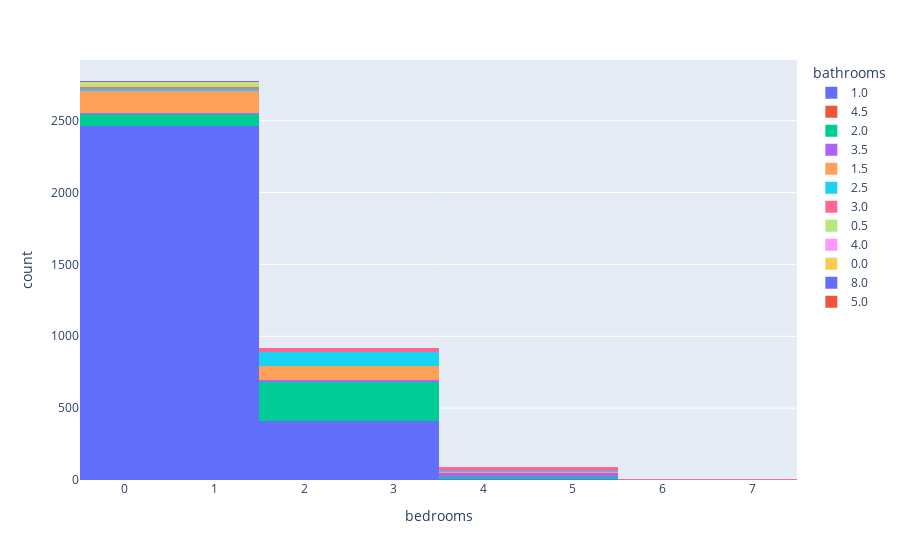

The notebook cell saved with this chart:
### Code cell
px.histogram(beds_baths.dropna(), x="bedrooms", color="bathrooms", nbins=5)

### Figure 1 — Plotly figure (JSON) as saved in the notebook; plotly's stock layout.template omitted (floating-point values rounded to 4 significant figures; data arrays with more than 128 entries replaced by an {"elided": "..."} marker saying what was removed)
{"data": [{"alignmentgroup": "True", "bingroup": "x", "hovertemplate": "bathrooms=1.0<br>bedrooms=%{x}<br>count=%{y}<extra></extra>", "legendgroup": "1.0", "marker": {"color": "#636efa"}, "name": "1.0", "nbinsx": 5, "offsetgroup": "1.0", "orientation": "v", "showlegend": true, "type": "histogram", "x": {"elided": "2876 int values"}, "xaxis": "x", "yaxis": "y"}, {"alignmentgroup": "True", "bingroup": "x", "hovertemplate": "bathrooms=4.5<br>bedrooms=%{x}<br>count=%{y}<extra></extra>", "legendgroup": "4.5", "marker": {"color": "#EF553B"}, "name": "4.5", "nbinsx": 5, "offsetgroup": "4.5", "orientation": "v", "showlegend": true, "type": "histogram", "x": [5, 1, 5], "xaxis": "x", "yaxis": "y"}, {"alignmentgroup": "True", "bingroup": "x", "hovertemplate": "bathrooms=2.0<br>bedrooms=%{x}<br>count=%{y}<extra></extra>", "legendgroup": "2.0", "marker": {"color": "#00cc96"}, "name": "2.0", "nbinsx": 5, "offsetgroup": "2.0", "orientation": "v", "showlegend": true, "type": "histogram", "x": {"elided": "373 int values"}, "xaxis": "x", "yaxis": "y"}, {"alignmentgroup": "True", "bingroup": "x", "hovertemplate": "bathrooms=3.5<br>bedrooms=%{x}<br>count=%{y}<extra></extra>", "legendgroup": "3.5", "marker": {"color": "#ab63fa"}, "name": "3.5", "nbinsx": 5, "offsetgroup": "3.5", "orientation": "v", "showlegend": true, "type": "histogram", "x": [6, 5, 4, 5, 4, 3, 4, 3, 3, 4, 3, 5, 4, 5, 3, 4, 4, 3, 4, 3, 5, 5, 5, 3, 3, 3, 3, 5, 5, 1, 1, 4, 3, 3, 4, 5, 4, 4, 5, 4, 4, 3, 4, 5, 3, 1, 1, 1, 1, 6, 1, 1, 1, 1, 1, 3, 4], "xaxis": "x", "yaxis": "y"}, {"alignmentgroup": "True", "bingroup": "x", "hovertemplate": "bathrooms=1.5<br>bedrooms=%{x}<br>count=%{y}<extra></extra>", "legendgroup": "1.5", "marker": {"color": "#FFA15A"}, "name": "1.5", "nbinsx": 5, "offsetgroup": "1.5", "orientation": "v", "showlegend": true, "type": "histogram", "x": {"elided": "248 int values"}, "xaxis": "x", "yaxis": "y"}, {"alignmentgroup": "True", "bingroup": "x", "hovertemplate": "bathrooms=2.5<br>bedrooms=%{x}<br>count=%{y}<extra></extra>", "legendgroup": "2.5", "marker": {"color": "#19d3f3"}, "name": "2.5", "nbinsx": 5, "offsetgroup": "2.5", "orientation": "v", "showlegend": true, "type": "histogram", "x": [3, 3, 3, 3, 3, 3, 4, 3, 3, 4, 3, 2, 2, 1, 2, 3, 3, 3, 3, 3, 3, 2, 1, 3, 4, 2, 3, 2, 3, 2, 3, 2, 3, 3, 3, 2, 2, 2, 3, 2, 3, 3, 3, 3, 2, 2, 2, 3, 1, 3, 3, 1, 3, 2, 3, 4, 5, 3, 3, 3, 1, 1, 3, 2, 3, 1, 3, 2, 3, 1, 2, 3, 2, 3, 3, 1, 3, 3, 2, 2, 1, 1, 3, 4, 2, 3, 2, 2, 2, 2, 2, 2, 4, 3, 3, 3, 2, 3, 3, 2, 2, 3, 1, 2, 3, 2, 4, 1, 2, 3, 2, 2, 4, 2, 3, 3, 3, 3, 3, 3, 3, 3, 3, 3], "xaxis": "x", "yaxis": "y"}, {"alignmentgroup": "True", "bingroup": "x", "hovertemplate": "bathrooms=3.0<br>bedrooms=%{x}<br>count=%{y}<extra></extra>", "legendgroup": "3.0", "marker": {"color": "#FF6692"}, "name": "3.0", "nbinsx": 5, "offsetgroup": "3.0", "orientation": "v", "showlegend": true, "type": "histogram", "x": [3, 3, 4, 3, 2, 3, 2, 4, 3, 4, 4, 3, 6, 3, 4, 3, 3, 3, 6, 5, 4, 4, 3, 4, 4, 1, 1, 3, 3, 3, 4, 4, 1, 4, 5, 4, 3, 4, 4, 3, 3, 4, 2, 5, 5, 3, 3, 4, 3, 3, 1, 5, 3, 1, 1, 1, 1, 1, 1, 1, 3, 1, 4, 4], "xaxis": "x", "yaxis": "y"}, {"alignmentgroup": "True", "bingroup": "x", "hovertemplate": "bathrooms=0.5<br>bedrooms=%{x}<br>count=%{y}<extra></extra>", "legendgroup": "0.5", "marker": {"color": "#B6E880"}, "name": "0.5", "nbinsx": 5, "offsetgroup": "0.5", "orientation": "v", "showlegend": true, "type": "histogram", "x": [1, 1, 1, 1, 1, 0, 1, 1, 1, 1, 1, 1, 1, 0, 0, 1, 1, 1, 1, 1, 1, 1, 1, 1, 1, 1, 1, 1, 1, 1, 1], "xaxis": "x", "yaxis": "y"}, {"alignmentgroup": "True", "bingroup": "x", "hovertemplate": "bathrooms=4.0<br>bedrooms=%{x}<br>count=%{y}<extra></extra>", "legendgroup": "4.0", "marker": {"color": "#FF97FF"}, "name": "4.0", "nbinsx": 5, "offsetgroup": "4.0", "orientation": "v", "showlegend": true, "type": "histogram", "x": [3, 3, 4, 4, 5, 5, 6, 7], "xaxis": "x", "yaxis": "y"}, {"alignmentgroup": "True", "bingroup": "x", "hovertemplate": "bathrooms=0.0<br>bedrooms=%{x}<br>count=%{y}<extra></extra>", "legendgroup": "0.0", "marker": {"color": "#FECB52"}, "name": "0.0", "nbinsx": 5, "offsetgroup": "0.0", "orientation": "v", "showlegend": true, "type": "histogram", "x": [1, 1, 0, 0, 1, 1, 1, 1], "xaxis": "x", "yaxis": "y"}, {"alignmentgroup": "True", "bingroup": "x", "hovertemplate": "bathrooms=8.0<br>bedrooms=%{x}<br>count=%{y}<extra></extra>", "legendgroup": "8.0", "marker": {"color": "#636efa"}, "name": "8.0", "nbinsx": 5, "offsetgroup": "8.0", "orientation": "v", "showlegend": true, "type": "histogram", "x": [1, 1], "xaxis": "x", "yaxis": "y"}, {"alignmentgroup": "True", "bingroup": "x", "hovertemplate": "bathrooms=5.0<br>bedrooms=%{x}<br>count=%{y}<extra></extra>", "legendgroup": "5.0", "marker": {"color": "#EF553B"}, "name": "5.0", "nbinsx": 5, "offsetgroup": "5.0", "orientation": "v", "showlegend": true, "type": "histogram", "x": [1, 1], "xaxis": "x", "yaxis": "y"}], "layout": {"barmode": "relative", "legend": {"title": {"text": "bathrooms"}, "tracegroupgap": 0}, "margin": {"t": 60}, "xaxis": {"anchor": "y", "domain": [0, 1], "title": {"text": "bedrooms"}}, "yaxis": {"anchor": "x", "domain": [0, 1], "title": {"text": "count"}}}}
